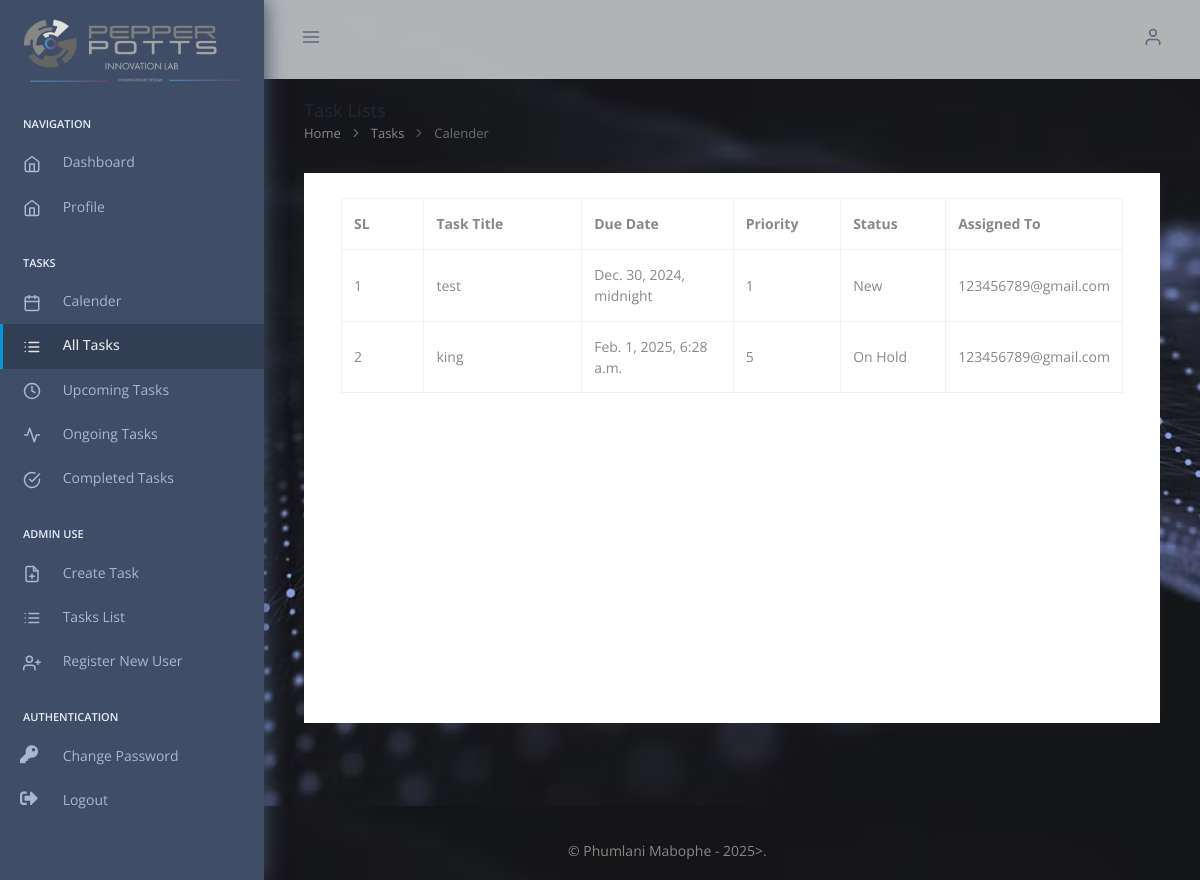
/all-task-list/ (signed in), run on the app's committed database.
### dash_area/models.py (models this page shows, shortened)
class Task(models.Model):
    title = models.CharField(max_length=255)
    due_date = models.DateTimeField(null=True, blank=True)
    description = models.TextField(blank=True)
    priority = models.ForeignKey(Priority, on_delete=models.CASCADE)
    status = models.ForeignKey(Status, on_delete=models.CASCADE)
    assigned_to = models.ForeignKey(User, related_name="assigned_tasks", on_delete=models.CASCADE)
    created_by = models.ForeignKey(User, related_name="created_tasks", on_delete=models.SET_NULL, null=True, editable=False)
    updated_by = models.ForeignKey(User, related_name="updated_tasks", on_delete=models.SET_NULL, null=True, editable=False)
    created_at = models.DateTimeField(auto_now_add=True, editable=False)
    updated_at = models.DateTimeField(auto_now=True, editable=False)

class Priority(models.Model):
    PRIORITY_CHOICES = [(i, str(i)) for i in range(1, 11)]
    value = models.IntegerField(choices=PRIORITY_CHOICES, unique=True)
    def __str__(self):
        return str(self.value)

class Status(models.Model):
    STATUS_CHOICES = [
        ('New', 'New'),
        ('In Progress', 'In Progress'),
        ('Completed', 'Completed'),
        ('On Hold', 'On Hold'),
        ('Cancelled', 'Cancelled')
    ]
    name = models.CharField(max_length=50, unique=True, choices=STATUS_CHOICES)
    def __str__(self):
        return self.name

### dash_area/views.py (the view)
# urls.py: path('all-task-list/', views.AllTasksListView.as_view(), name='all_tasks'),
class AllTasksListView(LoginRequiredMixin, ListView):
    login_url = "login"
    template_name = "pages/task-table.html"
    model = Task
    def get_queryset(self):
        return Task.objects.filter(created_by=self.request.user)

### dash_area/templatetags/dash_area.py (called while the page is built)
@assignment_tag(takes_context=True)
def get_direction(context):
    res = {
        'panel': 'text-left',
        'notify': 'right',
        'float': 'float-right',
        'reverse_panel': 'text-right',
        'nav': 'ml-auto'
    }
    if context.get('LANGUAGE_BIDI'):
        res['panel'] = 'text-right'
        res['notify'] = 'left'
        res['float'] = ''
        res['reverse_panel'] = 'text-left'
        res['nav'] = 'mr-auto'
    return res

@assignment_tag(takes_context=True)
def get_admin_setting(context):
    res = {
    }
    return res

### dash_area/templates/pages/task-table.html (shortened to what this page needs)
{% extends "layouts/base.html" %}
{% load static %}
{% block content %}
  <div class="pc-container">
    <div class="pc-content">
      <div class="page-header">
        <div class="page-block">
          <div class="row align-items-center">
            <div class="col-md-12">
              <div class="page-header-title">
                <h5 class="mb-0">Task Lists</h5>
              </div>
            </div>
            <div class="col-md-12">
              <ul class="breadcrumb mb-0">
                <li class="breadcrumb-item"><a href="{% url "index" %}">Home</a></li>
                <li class="breadcrumb-item"><a href="javascript: void(0)">Tasks</a></li>
                <li class="breadcrumb-item" aria-current="page">Calender</li>
              </ul>
            </div>
          </div>
        </div>
      </div>
      <div class="row">
        <div class="col-sm-12">
            <div class="card">
                <div class="card-body">
                    <div class="row">
                        <div class="col-md-12">
                            <div class="tile">
                                <div class="tile-body">
                                    <div class="table-responsive" style="height: 500px; overflow-y: auto;">
                                        <div id="sampleTable_wrapper" class="dataTables_wrapper container-fluid dt-bootstrap4 no-footer">
                                            <div class="row">
                                                <div class="col-sm-12">
                                                    <table class="table table-hover table-bordered dataTable no-footer" id="sampleTable" role="grid" aria-describedby="sampleTable_info">
                                                        <thead>
                                                            <tr role="row">
                                                                <th class="sorting_asc" tabindex="0" aria-controls="sampleTable" rowspan="1" colspan="1" aria-sort="ascending" aria-label="SL: activate to sort column descending" style="width: 100px;">SL</th>
                                                                <th class="sorting" tabindex="0" aria-controls="sampleTable" rowspan="1" colspan="1" aria-label="Task Title: activate to sort column ascending" style="width: 200px;">Task Title</th>
                                                                <th class="sorting" tabindex="0" aria-controls="sampleTable" rowspan="1" colspan="1" aria-label="Due Date: activate to sort column ascending" style="width: 180px;">Due Date</th>
                                                                <th class="sorting" tabindex="0" aria-controls="sampleTable" rowspan="1" colspan="1" aria-label="Priority: activate to sort column ascending" style="width: 120px;">Priority</th>
                                                                <th class="sorting" tabindex="0" aria-controls="sampleTable" rowspan="1" colspan="1" aria-label="Status: activate to sort column ascending" style="width: 120px;">Status</th>
                                                                <th class="sorting" tabindex="0" aria-controls="sampleTable" rowspan="1" colspan="1" aria-label="Assigned To: activate to sort column ascending" style="width: 150px;">Assigned To</th>
                                                            </tr>
                                                        </thead>
                                                        <tbody>
                                                            {% for task in object_list %}
                                                            <tr role="row" class="odd">
                                                                <td class="sorting_1">{{ forloop.counter }}</td>
                                                                <td>{{ task.title }}</td>
                                                                <td>{{ task.due_date }}</td>
                                                                <td>{{ task.priority }}</td>
                                                                <td>{{ task.status }}</td>
                                                                <td>{{ task.assigned_to }}</td>
                                                            </tr>
                                                            {% endfor %}
                                                        </tbody>
                                                    </table>
                                                </div>
                                            </div>
                                        </div>
                                    </div>
                                </div>
                            </div>
                        </div>
                    </div>
                </div>
            </div>
        </div>
    </div>
  </div>
{% endblock content %}

### data on the page
Task: title "test", due_date "Dec. 30, 2024, midnight", priority "1", status "New", assigned_to "123456789@gmail.com"
Task: title "king", due_date "Feb. 1, 2025, 6:28 a.m.", priority "5", status "On Hold", assigned_to "123456789@gmail.com"
